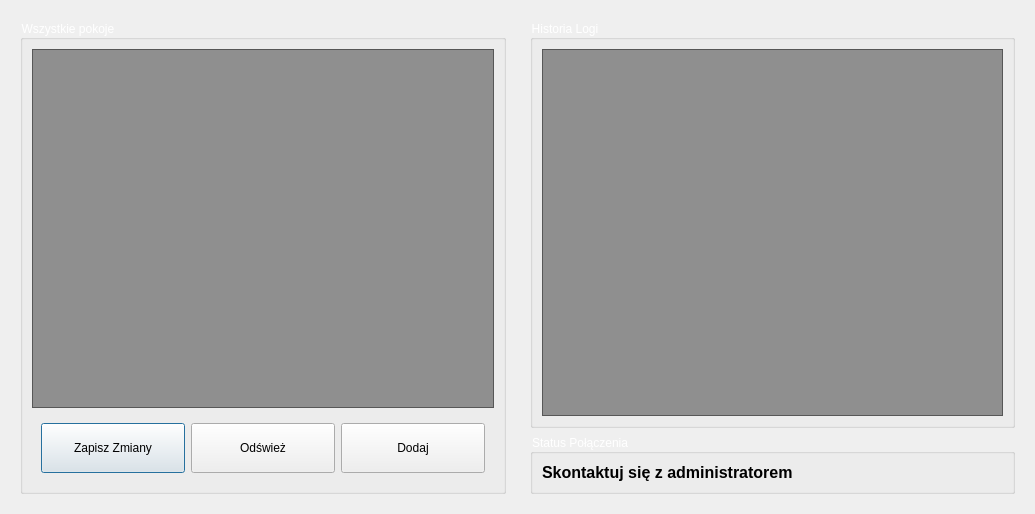
<?xml version="1.0" encoding="UTF-8"?>
<ui version="4.0">
 <class>Hotel_pokoje</class>
 <widget class="QDialog" name="Hotel_pokoje">
  <property name="geometry">
   <rect>
    <x>0</x>
    <y>0</y>
    <width>1035</width>
    <height>514</height>
   </rect>
  </property>
  <property name="minimumSize">
   <size>
    <width>0</width>
    <height>50</height>
   </size>
  </property>
  <property name="windowTitle">
   <string>Dialog</string>
  </property>
  <property name="styleSheet">
   <string notr="true">#Hotel_pokoje{border-image: url(:/img/img/main_bg.jpg);}</string>
  </property>
  <layout class="QHBoxLayout" name="horizontalLayout_2">
   <item>
    <widget class="QWidget" name="widget_2" native="true">
     <layout class="QGridLayout" name="gridLayout_2">
      <item row="0" column="0">
       <widget class="QGroupBox" name="groupBox_pokoje">
        <property name="styleSheet">
         <string notr="true">#groupBox_pokoje{color:white}</string>
        </property>
        <property name="title">
         <string>Wszystkie pokoje</string>
        </property>
        <layout class="QVBoxLayout" name="verticalLayout_4">
         <item>
          <widget class="QTableWidget" name="Table_pokoje">
           <property name="font">
            <font>
             <family>Arial</family>
             <pointsize>12</pointsize>
            </font>
           </property>
           <property name="styleSheet">
            <string notr="true">background-color: rgba(0,0,0, 100);
color:white;</string>
           </property>
          </widget>
         </item>
         <item>
          <widget class="QWidget" name="widget_3" native="true">
           <layout class="QHBoxLayout" name="horizontalLayout_4">
            <item>
             <widget class="QPushButton" name="pushButton">
              <property name="minimumSize">
               <size>
                <width>0</width>
                <height>50</height>
               </size>
              </property>
              <property name="text">
               <string>Zapisz Zmiany</string>
              </property>
             </widget>
            </item>
            <item>
             <widget class="QPushButton" name="pushButton_2">
              <property name="minimumSize">
               <size>
                <width>0</width>
                <height>50</height>
               </size>
              </property>
              <property name="text">
               <string>Odśwież</string>
              </property>
             </widget>
            </item>
            <item>
             <widget class="QPushButton" name="pushButton_3">
              <property name="minimumSize">
               <size>
                <width>0</width>
                <height>50</height>
               </size>
              </property>
              <property name="text">
               <string>Dodaj</string>
              </property>
             </widget>
            </item>
           </layout>
          </widget>
         </item>
        </layout>
       </widget>
      </item>
     </layout>
    </widget>
   </item>
   <item>
    <widget class="QWidget" name="widget" native="true">
     <property name="styleSheet">
      <string notr="true">#groupBox_logs{color:white}</string>
     </property>
     <layout class="QGridLayout" name="gridLayout_3">
      <item row="1" column="0">
       <widget class="QGroupBox" name="groupBox_polaczenie">
        <property name="styleSheet">
         <string notr="true">#groupBox_polaczenie{color:white}</string>
        </property>
        <property name="title">
         <string>Status Połączenia</string>
        </property>
        <layout class="QVBoxLayout" name="verticalLayout_2">
         <item>
          <widget class="QLabel" name="label_info">
           <property name="font">
            <font>
             <family>Arial</family>
             <pointsize>12</pointsize>
             <weight>75</weight>
             <bold>true</bold>
            </font>
           </property>
           <property name="text">
            <string>Skontaktuj się z administratorem</string>
           </property>
          </widget>
         </item>
        </layout>
       </widget>
      </item>
      <item row="0" column="0">
       <widget class="QGroupBox" name="groupBox_logs">
        <property name="title">
         <string>Historia Logi</string>
        </property>
        <layout class="QVBoxLayout" name="verticalLayout_3">
         <item>
          <widget class="QTextEdit" name="textEdit">
           <property name="font">
            <font>
             <family>Arial</family>
             <pointsize>12</pointsize>
            </font>
           </property>
           <property name="styleSheet">
            <string notr="true">background-color: rgba(0, 0, 0, 100);
color:white;</string>
           </property>
          </widget>
         </item>
        </layout>
       </widget>
      </item>
     </layout>
    </widget>
   </item>
  </layout>
 </widget>
 <resources/>
 <connections/>
</ui>
